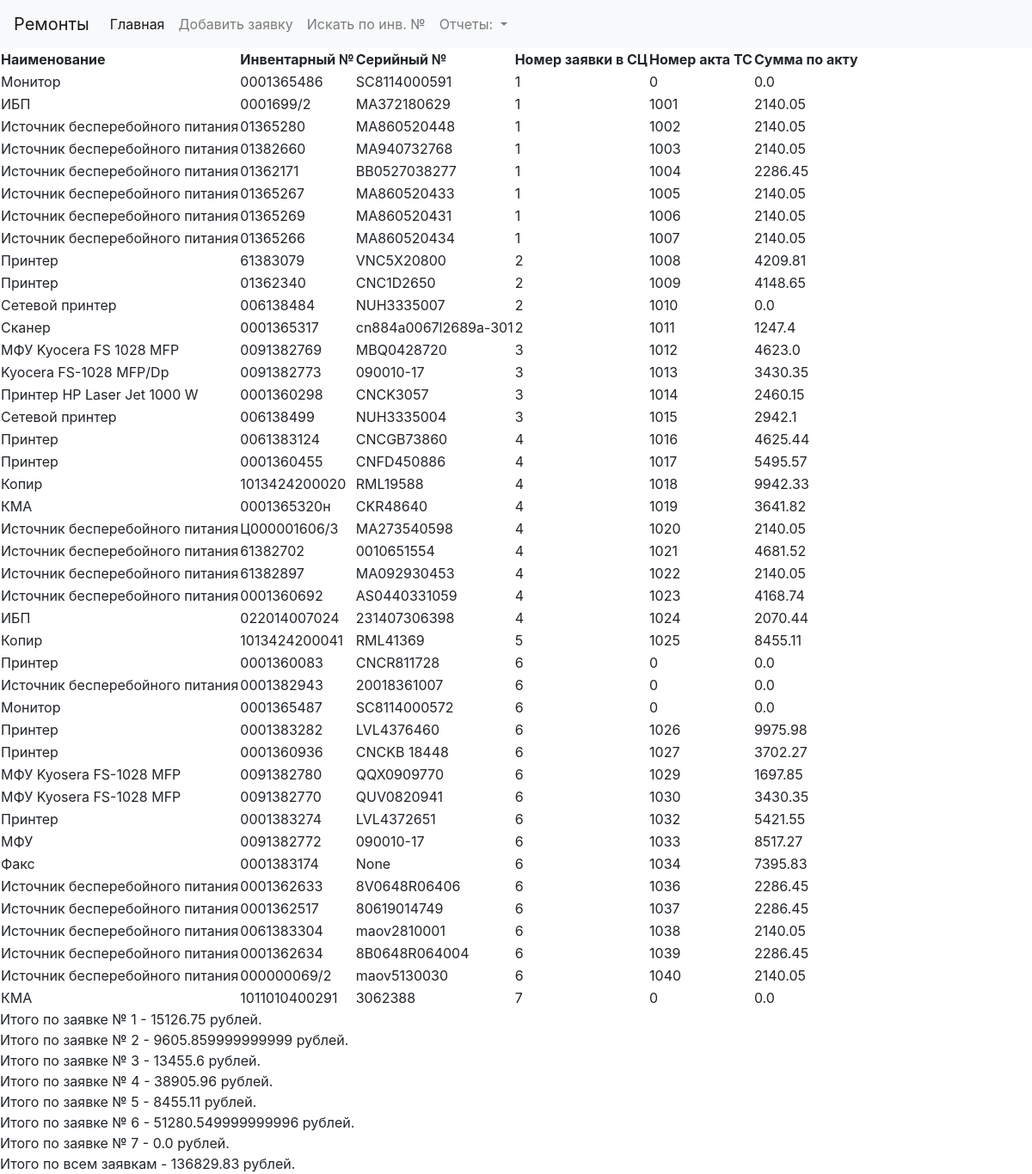
Page /reportservice on the committed database.
### akts/models.py (models this page shows, shortened)
class Tickets(db.Model):
    id = db.Column(db.Integer, primary_key=True)
    localticket = db.Column(db.Integer)
    hotlineticket = db.Column(db.Integer)
    aktco7mode = db.Column(db.Integer)
    aktco7changedate = db.Column(db.Date)
    aktco7date = db.Column(db.Date)
    aktco8mode = db.Column(db.Integer)
    aktco8changedate = db.Column(db.Date)
    aktco8date = db.Column(db.Date)
    aktco41mode = db.Column(db.Integer)
    aktco42mode = db.Column(db.Integer)
    lowcourtcode = db.Column(db.String(8))
    serviceprovider = db.Column(db.Integer)
    serviceproviderdate = db.Column(db.Date)
    location = db.Column(db.Integer)
    locationdate = db.Column(db.Date)
    name = db.Column(db.String(50))
    inventnumder = db.Column(db.String(12))
    serialnumber = db.Column(db.String(12))
    serviceticket = db.Column(db.Integer)
    serviceakt = db.Column(db.Integer)
    serviceprice =  db.Column(db.Float)
    remark = db.Column(db.String(50))
    warranty = db.Column(db.Boolean)
    dead = db.Column(db.Boolean)
    def serviceticketList(self):
        query = Tickets.query.with_entities(Tickets.serviceticket).filter(Tickets.serviceticket != 0).order_by(
            Tickets.serviceticket).group_by(Tickets.serviceticket).all()
        return [x.serviceticket for x in query]
    def tiketsByTicket(self, serviceticket, serviceprovider):
        query = Tickets.query.filter((Tickets.serviceticket == serviceticket) and (Tickets.serviceprovider == serviceprovider)).order_by(
            Tickets.serviceakt).all()
        return Tickets.fullListFromQuery(query)
    def fullListFromQuery(query):
        result = [{'localticket': x.localticket,
                 'hotlineticket': x.hotlineticket,
                 'aktco7mode': x.aktco7mode,
                 'aktco7date': x.aktco7date,
                 'aktco8mode': x.aktco8mode,
                 'aktco8date': x.aktco8date,
                 'aktco41mode': x.aktco41mode,
                 'aktco42mode': x.aktco42mode,
                 'lowcourtcode': x.lowcourtcode,
                 'serviceprovider': x.serviceprovider,
                 'serviceproviderdate': x.serviceproviderdate,
                 'location': x.location,
                 'locationdate': x.locationdate,
                 'name': x.name,
                 'inventnumder': x.inventnumder,
                 'serialnumber': x.serialnumber,
                 'serviceticket': x.serviceticket,
                 'serviceakt': x.serviceakt,
                 'serviceprice': x.serviceprice,
                 'remark': x.remark,
                 'warranty': x.warranty,
                 'dead': x.dead} for x in query]
        for item in result:
            currentAct7Mode = ActMode.query.get(item['aktco7mode'])
            currntAct8Mode = ActMode.query.get(item['aktco8mode'])
            currntAct41Mode = ActMode.query.get(item['aktco41mode'])
            currntAct42Mode = ActMode.query.get(item['aktco42mode'])
            currentLocation = Location.query.get(item['location'])
            currentServiceProvider = ServiceProvider.query.get(item['serviceprovider'])
            currentLowCourt = LowCourt.query.filter_by(code=item['lowcourtcode']).first()
            item['aktco7modename'] = currentAct7Mode.name
            item['aktco8modename'] = currntAct8Mode.name
            item['aktco41modename'] = currntAct41Mode.name
            item['aktco42modename'] = currntAct42Mode.name
            item['locationname'] = currentLocation.name
            item['serviceprovidername'] = currentServiceProvider.name
            item['lowcourtname'] = currentLowCourt.name
        return result

### akts/views.py (the view)
@app.route('/reportservice')
def reportservice():
    tickets = models.Tickets()
    result = []  # Полный список заявок в СЦ для вывода в HTML
    resultsum = []
    resultsumall = 0
    slist = tickets.serviceticketList()
    for item in slist:
        stlist = tickets.tiketsByTicket(item, 8)
        summa = 0
        for s in stlist:
            result.append(s)
            summa += s['serviceprice']
        resultsumall += summa
        resultsum.append({'serviceticket': item, 'summa': summa})
    return render_template('reportservice.html',result = result, resultsum = resultsum, resultsumall = resultsumall)

### akts/templates/reportservice.html
{% extends "base.html" %}
{% block content %}
    <table>
        <tr><th>Наименование</th><th>Инвентарный №</th><th>Серийный №</th><th>Номер заявки в СЦ</th><th>Номер акта ТС</th><th>Сумма по акту</th></tr>
        {% for list in result %}
            <tr><td>{{ list.name }} </td>
                <td>{{ list.inventnumder }} </td>
                <td>{{ list.serialnumber }} </td>
                <td>{{ list.serviceticket }} </td>
                <td>{{ list.serviceakt }} </td>
                <td>{{ list.serviceprice }} </td></tr>
        {% endfor %}
    </table>
    {% for foo in resultsum %}
        Итого по заявке № {{ foo.serviceticket }} - {{ foo.summa }} рублей. <br>
    {% endfor %}
    Итого по всем заявкам - {{ resultsumall }} рублей.
{% endblock %}

### rows in the picture
Tickets: name "Монитор", inventnumder "0001365486", serialnumber "SC8114000591", serviceprice "0.0"
Tickets: name "ИБП", inventnumder "0001699/2", serialnumber "MA372180629", serviceakt "1001", serviceprice "2140.05"
Tickets: name "Источник бесперебойного питания", inventnumder "01365280", serialnumber "MA860520448", serviceakt "1002", serviceprice "2140.05"
Tickets: name "Источник бесперебойного питания", inventnumder "01382660", serialnumber "MA940732768", serviceakt "1003", serviceprice "2140.05"
Tickets: name "Источник бесперебойного питания", inventnumder "01362171", serialnumber "BB0527038277", serviceakt "1004", serviceprice "2286.45"
Tickets: name "Источник бесперебойного питания", inventnumder "01365267", serialnumber "MA860520433", serviceakt "1005", serviceprice "2140.05"
Tickets: name "Источник бесперебойного питания", inventnumder "01365269", serialnumber "MA860520431", serviceakt "1006", serviceprice "2140.05"
Tickets: name "Источник бесперебойного питания", inventnumder "01365266", serialnumber "MA860520434", serviceakt "1007", serviceprice "2140.05"
Tickets: name "Принтер", inventnumder "61383079", serialnumber "VNC5X20800", serviceakt "1008", serviceprice "4209.81"
Tickets: name "Принтер", inventnumder "01362340", serialnumber "CNC1D2650", serviceakt "1009", serviceprice "4148.65"
Tickets: name "Сетевой принтер", inventnumder "006138484", serialnumber "NUH3335007", serviceakt "1010", serviceprice "0.0"
Tickets: name "Сканер", inventnumder "0001365317", serialnumber "cn884a0067l2689a-301", serviceakt "1011", serviceprice "1247.4"
Tickets: name "МФУ Kyocera FS 1028 MFP", inventnumder "0091382769", serialnumber "MBQ0428720", serviceakt "1012", serviceprice "4623.0"
Tickets: name "Kyocera FS-1028 MFP/Dp", inventnumder "0091382773", serialnumber "090010-17", serviceakt "1013", serviceprice "3430.35"
Tickets: name "Принтер HP Laser Jet 1000 W", inventnumder "0001360298", serialnumber "CNCK3057", serviceakt "1014", serviceprice "2460.15"
Tickets: name "Сетевой принтер", inventnumder "006138499", serialnumber "NUH3335004", serviceakt "1015", serviceprice "2942.1"
Tickets: name "Принтер", inventnumder "0061383124", serialnumber "CNCGB73860", serviceakt "1016", serviceprice "4625.44"
Tickets: name "Принтер", inventnumder "0001360455", serialnumber "CNFD450886", serviceakt "1017", serviceprice "5495.57"
Tickets: name "Копир", inventnumder "1013424200020", serialnumber "RML19588", serviceakt "1018", serviceprice "9942.33"
Tickets: name "КМА", inventnumder "0001365320н", serialnumber "CKR48640", serviceakt "1019", serviceprice "3641.82"
Tickets: name "Источник бесперебойного питания", inventnumder "Ц000001606/3", serialnumber "MA273540598", serviceakt "1020", serviceprice "2140.05"
Tickets: name "Источник бесперебойного питания", inventnumder "61382702", serialnumber "0010651554", serviceakt "1021", serviceprice "4681.52"
Tickets: name "Источник бесперебойного питания", inventnumder "61382897", serialnumber "MA092930453", serviceakt "1022", serviceprice "2140.05"
Tickets: name "Источник бесперебойного питания", inventnumder "0001360692", serialnumber "AS0440331059", serviceakt "1023", serviceprice "4168.74"
Tickets: name "ИБП", inventnumder "022014007024", serialnumber "231407306398", serviceakt "1024", serviceprice "2070.44"
Tickets: name "Копир", inventnumder "1013424200041", serialnumber "RML41369", serviceakt "1025", serviceprice "8455.11"
Tickets: name "Принтер", inventnumder "0001360083", serialnumber "CNCR811728", serviceprice "0.0"
Tickets: name "Источник бесперебойного питания", inventnumder "0001382943", serialnumber "20018361007", serviceprice "0.0"
Tickets: name "Монитор", inventnumder "0001365487", serialnumber "SC8114000572", serviceprice "0.0"
Tickets: name "Принтер", inventnumder "0001383282", serialnumber "LVL4376460", serviceakt "1026", serviceprice "9975.98"
Tickets: name "Принтер", inventnumder "0001360936", serialnumber "CNCKB 18448", serviceakt "1027", serviceprice "3702.27"
Tickets: name "МФУ Kyosera FS-1028 MFP", inventnumder "0091382780", serialnumber "QQX0909770", serviceakt "1029", serviceprice "1697.85"
Tickets: name "МФУ Kyosera FS-1028 MFP", inventnumder "0091382770", serialnumber "QUV0820941", serviceakt "1030", serviceprice "3430.35"
Tickets: name "Принтер", inventnumder "0001383274", serialnumber "LVL4372651", serviceakt "1032", serviceprice "5421.55"
Tickets: name "МФУ", inventnumder "0091382772", serialnumber "090010-17", serviceakt "1033", serviceprice "8517.27"
Tickets: name "Факс", inventnumder "0001383174", serviceakt "1034", serviceprice "7395.83"
Tickets: name "Источник бесперебойного питания", inventnumder "0001362633", serialnumber "8V0648R06406", serviceakt "1036", serviceprice "2286.45"
Tickets: name "Источник бесперебойного питания", inventnumder "0001362517", serialnumber "80619014749", serviceakt "1037", serviceprice "2286.45"
Tickets: name "Источник бесперебойного питания", inventnumder "0061383304", serialnumber "maov2810001", serviceakt "1038", serviceprice "2140.05"
Tickets: name "Источник бесперебойного питания", inventnumder "0001362634", serialnumber "8B0648R064004", serviceakt "1039", serviceprice "2286.45"
Tickets: name "Источник бесперебойного питания", inventnumder "000000069/2", serialnumber "maov5130030", serviceakt "1040", serviceprice "2140.05"
Tickets: name "КМА", inventnumder "1011010400291", serialnumber "3062388", serviceprice "0.0"

### other values in the picture
{{ list.serviceticket }} "1" "1" "1" "1" "1" "1" "1" "1" "2" "2" "2" "2" "3" "3" "3" "3" "4" "4" "4" "4" "4" "4" "4" "4" "4" "5" "6" "6" "6" "6" "6" "6" "6" "6" "6" "6" "6" "6" "6" "6" "6" "7"
{{ list.serviceakt }} "0" "0" "0" "0" "0"
{{ list.serialnumber }} "None"
{{ foo.serviceticket }} "1" "2" "3" "4" "5" "6" "7"
{{ foo.summa }} "15126.75" "9605.859999999999" "13455.6" "38905.96" "8455.11" "51280.549999999996" "0.0"
{{ resultsumall }} "136829.83"
